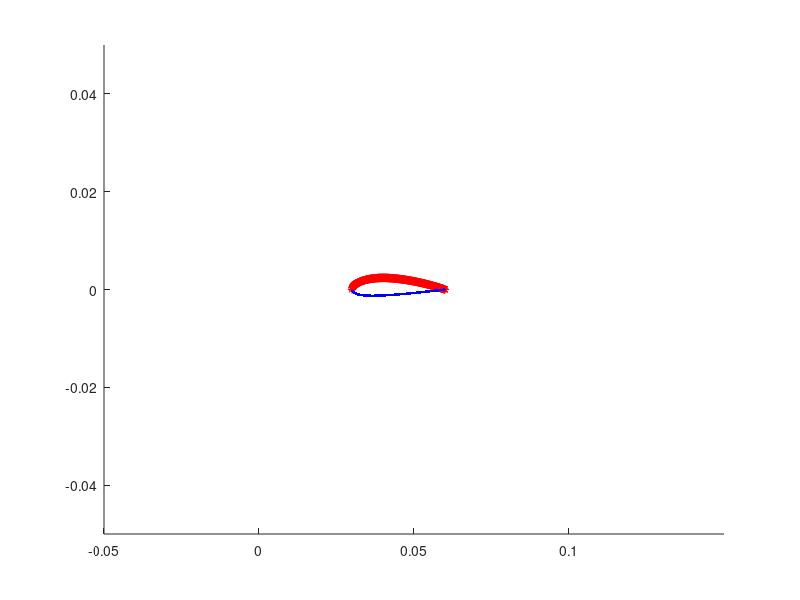

Write MATLAB code to recreate this figure.
%GENERATE 2D MESH FOR A NACA AIRFOIL

%%%%%%%%%%%%%%%%%%%%%%%%%%%%%%%%%%%%%%%%%%%%%%%%%%%%%%%%%%%%%%%%%%%%%%%%%%%

%GRID PARAMETERS
L = 0.1; %Length of computational domain (m) 
FineGrid = 512; %Number of points on finest grid
ds = L/(FineGrid*2); %Distance between grid points on finest grid

%AIRFOIL PARAMETERS
first = 2; %NACA NUMBERS (for more info see wikipedia page on naca airfoils)
second = 4;
third = 1;
fourth = 2;
thirdFourth = 12; %last two digits
c = 0.03; %chord length

t = thirdFourth/100.0; %max thickness of the airfoil as a fraction of the chord
m = first/100.0; %maximum camber
p = second/10.0; %location of the maximum camber

%%%%%%%%%%%%%%%%%%%%%%%%%%%%%%%%%%%%%%%%%%%%%%%%%%%%%%%%%%%%%%%%%%%%%%%%%%%

%WRITE .VERTEX FILE
vertex_fid = fopen(['naca2D_' num2str(512) '.vertex'], 'w');

numberNodes = (2*(ceil(c/ds)));

%first line is the number of vertices in the file
fprintf(vertex_fid, '%d\n', numberNodes - 2);
hold on
%remaining lines are the initial coordinates of each vertex

initialX = 0.03;

%WRITE VERTICES FOR UPPER SURFACE
for i = 0:(c/ds)
    %determine x and y coordinates of point along lower surface
    
    in = i*ds; %position along the x axis
    
    
    %HALF THICKNESS OF AIRFOIL AT GIVEN POSITION ON CHORD
    yT = 5*t*c*((0.2969*sqrt(in/c))+(-0.1260*(in/c))+(-0.3516*(in/c)^2)+(0.2843*(in/c)^3)+(-0.1036*(in/c)^4));
    
    %MEAN CAMBER LINE    
    if in <= p*c %calculating for a cambered 4-digit naca airfoil (see wikipedia page)
        
       yC = m*(in/p^2)*(2*p - (in/c));
       
       dyCdx = (2*m/p^2)*(p-(in/c));
       
    else
        
        yC = m*(((c-in)/(1-p)^2)*(1+(in/c)-2*p));
        
        dyCdx = ((2*m/((1-p)^2)))*(p-(in/c));
        
    end
    
    theta = atan(dyCdx);
    
    %UPPER SURFACE OF AIRFOIL
    X(1) = initialX + in - yT*sin(theta); %x coordinates of upper surface
    X(2) = yC + yT*cos(theta); %y coordinates of upper surface
    
    %plot this point
    plot(X(1),X(2),'*r')
    axis([-0.05,0.15,-.05,.05]);
    
    %write the coordinates to the vertex file
    fprintf(vertex_fid, '%1.16e %1.16e\n', X(1), X(2));
end

%WRITE VERTICES FOR LOWER SURFACE
for i = 1:((c/ds)-1)
    %determine x and y coordinates of point along lower surface
    
    in = i*ds; %position along the x axis
    
    %HALF THICKNESS OF AIRFOIL AT GIVEN POSITION ON CHORD
    yT = 5*t*c*((0.2969*sqrt(in/c))+(-0.1260*(in/c))+(-0.3516*(in/c)^2)+(0.2843*(in/c)^3)+(-0.1036*(in/c)^4));
    
    %MEAN CAMBER LINE    
    if in <= p*c %calculating for a cambered 4-digit naca airfoil (see wikipedia page)
        
       yC = m*(in/p^2)*(2*p - (in/c));
       
       dyCdx = (2*m/p^2)*(p-(in/c));
       
    else
        
        yC = m*(((c-in)/(1-p)^2)*(1+(in/c)-2*p));
        
        dyCdx = ((2*m/((1-p)^2)))*(p-(in/c));
        
    end
    
    theta = atan(dyCdx);
    
    %LOWER SURFACE OF AIRFOIL
    X(1) = initialX + in + yT*sin(theta); %x coordinates of lower surface
    X(2) = yC-yT*cos(theta); %y coordinates of lower surface
    
    %plot this point
    plot(X(1),X(2), '.b')
    
    %write the coordinates to the vertex file
    fprintf(vertex_fid, '%1.16e %1.16e\n', X(1), X(2));
end

hold off
fclose(vertex_fid);

%%%%%%%%%%%%%%%%%%%%%%%%%%%%%%%%%%%%%%%%%%%%%%%%%%%%%%%%%%%%%%%%%%%%%%%%%%%

%WRITE .TARGET FILE

targetForce = 1.0e2;

target_fid = fopen(['naca2D_' num2str(512) '.target'], 'w');

fprintf(target_fid, '%d\n', numberNodes - 2);

for s = 0:numberNodes - 3
   
    fprintf(target_fid, '%d %1.16e\n', s, targetForce);
    
end

fclose(target_fid);

%%%%%%%%%%%%%%%%%%%%%%%%%%%%%%%%%%%%%%%%%%%%%%%%%%%%%%%%%%%%%%%%%%%%%%%%%%%